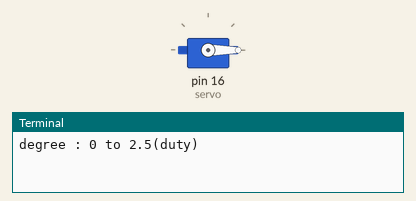
Recording of a program running on a simulated Raspberry Pi (header pin numbers). Shown: servo, the last lines printed to the terminal. Servo angles are drawn from the pulse width (0.5 ms = 0°, 2.5 ms = 180°). At 5.0 s the program stops and its outputs stay as they are.

Above: at 0.1 s.
At 1.1 s:
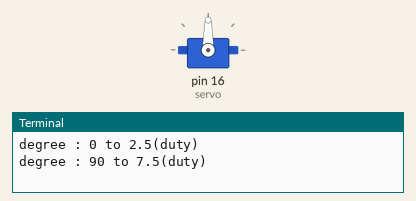
At 2.1 s:
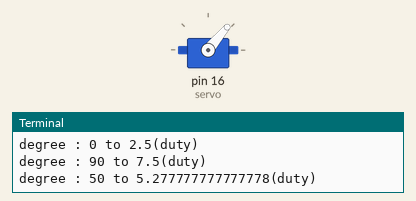
At 4.1 s:
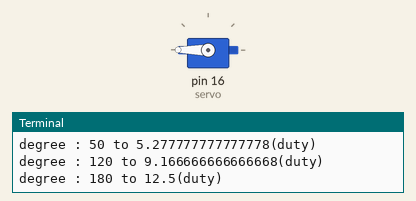
Timing chart, 0 to 5.6 s (numbered marks = the images above):
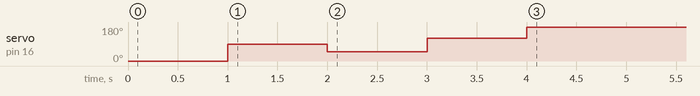

The program:

test.py
```python
import RPi.GPIO as GPIO
from time import sleep

pin = 16

GPIO.setmode(GPIO.BOARD)
GPIO.setup(pin, GPIO.OUT)
servo = GPIO.PWM(pin, 50) # pin을 PWM 모드 50Hz로 사용

#서보모터는 주파수에 따라 동작하기 때문에
#사용자 편의를 위해 각도(angle)를 듀티사이클(duty)로 변환해 사용한다.
def setAngle(angle):
    duty = 2.5 + 10 * angle / 180
    print(f"degree : {angle} to {duty}(duty)")
    servo.ChangeDutyCycle(duty)

if __name__ == "__main__":
    servo.start(0) # DUTY 가 0이라 서보는 동작하지 않음

    setAngle(0)
    sleep(1)
    setAngle(90)
    sleep(1)
    setAngle(50)
    sleep(1)
    setAngle(120)
    sleep(1)
    setAngle(180)
    sleep(1)

    servo.stop()
    GPIO.cleanup()
```

Measured:
- by itself, servo on pin 16 (servo): 0° → 90° at 1.0 s, → 50° 1.0 s later, → 120° 1.0 s later, → 180° 1.0 s later
